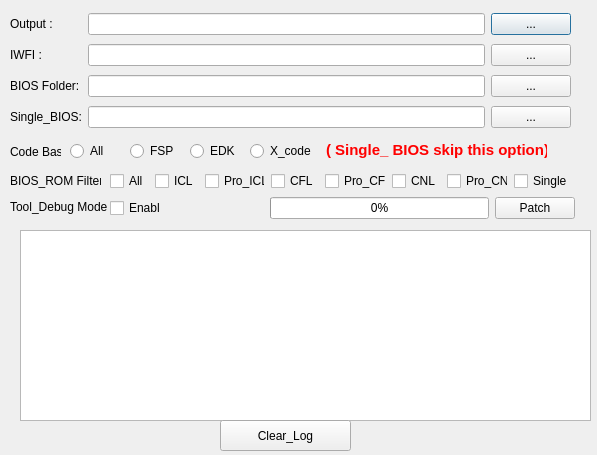
<?xml version="1.0" encoding="UTF-8"?>
<ui version="4.0">
 <class>Dialog</class>
 <widget class="QDialog" name="Dialog">
  <property name="geometry">
   <rect>
    <x>0</x>
    <y>0</y>
    <width>597</width>
    <height>455</height>
   </rect>
  </property>
  <property name="windowTitle">
   <string>Dialog</string>
  </property>
  <widget class="QTextBrowser" name="textBrowser">
   <property name="geometry">
    <rect>
     <x>20</x>
     <y>230</y>
     <width>571</width>
     <height>191</height>
    </rect>
   </property>
  </widget>
  <widget class="QWidget" name="gridLayoutWidget">
   <property name="geometry">
    <rect>
     <x>10</x>
     <y>10</y>
     <width>561</width>
     <height>121</height>
    </rect>
   </property>
   <layout class="QGridLayout" name="gridLayout">
    <item row="0" column="2">
     <widget class="QPushButton" name="pushButton_1">
      <property name="text">
       <string>...</string>
      </property>
     </widget>
    </item>
    <item row="0" column="0">
     <widget class="QLabel" name="label_1">
      <property name="text">
       <string>Output :</string>
      </property>
     </widget>
    </item>
    <item row="1" column="1">
     <widget class="QLineEdit" name="lineEdit2"/>
    </item>
    <item row="1" column="2">
     <widget class="QPushButton" name="pushButton_2">
      <property name="text">
       <string>...</string>
      </property>
     </widget>
    </item>
    <item row="2" column="0">
     <widget class="QLabel" name="label_3">
      <property name="text">
       <string>BIOS Folder:</string>
      </property>
     </widget>
    </item>
    <item row="1" column="0">
     <widget class="QLabel" name="label_2">
      <property name="text">
       <string>IWFI :</string>
      </property>
     </widget>
    </item>
    <item row="2" column="1">
     <widget class="QLineEdit" name="lineEdit_3"/>
    </item>
    <item row="2" column="2">
     <widget class="QPushButton" name="pushButton_3">
      <property name="text">
       <string>...</string>
      </property>
     </widget>
    </item>
    <item row="0" column="1">
     <widget class="QLineEdit" name="lineEdit_1"/>
    </item>
    <item row="3" column="0">
     <widget class="QLabel" name="label_4">
      <property name="text">
       <string>Single_BIOS:</string>
      </property>
     </widget>
    </item>
    <item row="3" column="1">
     <widget class="QLineEdit" name="lineEdit_4"/>
    </item>
    <item row="3" column="2">
     <widget class="QPushButton" name="pushButton_4">
      <property name="text">
       <string>...</string>
      </property>
     </widget>
    </item>
   </layout>
  </widget>
  <widget class="QPushButton" name="pushButton_6">
   <property name="geometry">
    <rect>
     <x>220</x>
     <y>420</y>
     <width>131</width>
     <height>31</height>
    </rect>
   </property>
   <property name="text">
    <string>Clear_Log</string>
   </property>
  </widget>
  <widget class="QWidget" name="horizontalLayoutWidget">
   <property name="geometry">
    <rect>
     <x>270</x>
     <y>190</y>
     <width>305</width>
     <height>36</height>
    </rect>
   </property>
   <layout class="QHBoxLayout" name="horizontalLayout">
    <item>
     <widget class="QProgressBar" name="progressBar">
      <property name="value">
       <number>0</number>
      </property>
     </widget>
    </item>
    <item>
     <widget class="QPushButton" name="pushButton_5">
      <property name="text">
       <string>Patch</string>
      </property>
     </widget>
    </item>
   </layout>
  </widget>
  <widget class="QLabel" name="label_7">
   <property name="geometry">
    <rect>
     <x>10</x>
     <y>170</y>
     <width>91</width>
     <height>22</height>
    </rect>
   </property>
   <property name="text">
    <string>BIOS_ROM Filter :</string>
   </property>
  </widget>
  <widget class="QLabel" name="label_5">
   <property name="geometry">
    <rect>
     <x>10</x>
     <y>140</y>
     <width>51</width>
     <height>23</height>
    </rect>
   </property>
   <property name="text">
    <string>Code Base :</string>
   </property>
  </widget>
  <widget class="QWidget" name="horizontalLayoutWidget_4">
   <property name="geometry">
    <rect>
     <x>70</x>
     <y>140</y>
     <width>246</width>
     <height>23</height>
    </rect>
   </property>
   <layout class="QHBoxLayout" name="horizontalLayout_2">
    <item>
     <widget class="QRadioButton" name="radioButton_1">
      <property name="text">
       <string>All</string>
      </property>
     </widget>
    </item>
    <item>
     <widget class="QRadioButton" name="radioButton_2">
      <property name="text">
       <string>FSP</string>
      </property>
     </widget>
    </item>
    <item>
     <widget class="QRadioButton" name="radioButton_3">
      <property name="text">
       <string>EDK</string>
      </property>
     </widget>
    </item>
    <item>
     <widget class="QRadioButton" name="radioButton_4">
      <property name="text">
       <string>X_code</string>
      </property>
     </widget>
    </item>
   </layout>
  </widget>
  <widget class="QLabel" name="label_6">
   <property name="geometry">
    <rect>
     <x>326</x>
     <y>140</y>
     <width>221</width>
     <height>20</height>
    </rect>
   </property>
   <property name="font">
    <font>
     <weight>75</weight>
     <bold>true</bold>
    </font>
   </property>
   <property name="text">
    <string>&lt;html&gt;&lt;head/&gt;&lt;body&gt;&lt;p&gt;&lt;span style=&quot; font-size:11pt; color:#ff0000;&quot;&gt;( Single_ BIOS skip this option)&lt;/span&gt;&lt;/p&gt;&lt;/body&gt;&lt;/html&gt;</string>
   </property>
  </widget>
  <widget class="QLabel" name="label_8">
   <property name="geometry">
    <rect>
     <x>10</x>
     <y>190</y>
     <width>120</width>
     <height>34</height>
    </rect>
   </property>
   <property name="text">
    <string>Tool_Debug Mode :</string>
   </property>
  </widget>
  <widget class="QCheckBox" name="checkBox_9">
   <property name="geometry">
    <rect>
     <x>110</x>
     <y>200</y>
     <width>51</width>
     <height>16</height>
    </rect>
   </property>
   <property name="text">
    <string>Enable</string>
   </property>
  </widget>
  <widget class="QWidget" name="horizontalLayoutWidget_5">
   <property name="geometry">
    <rect>
     <x>110</x>
     <y>170</y>
     <width>463</width>
     <height>23</height>
    </rect>
   </property>
   <layout class="QHBoxLayout" name="horizontalLayout_3">
    <item>
     <widget class="QCheckBox" name="checkBox">
      <property name="text">
       <string>All</string>
      </property>
     </widget>
    </item>
    <item>
     <widget class="QCheckBox" name="checkBox_2">
      <property name="text">
       <string>ICL</string>
      </property>
     </widget>
    </item>
    <item>
     <widget class="QCheckBox" name="checkBox_3">
      <property name="text">
       <string>Pro_ICL</string>
      </property>
     </widget>
    </item>
    <item>
     <widget class="QCheckBox" name="checkBox_4">
      <property name="text">
       <string>CFL</string>
      </property>
     </widget>
    </item>
    <item>
     <widget class="QCheckBox" name="checkBox_5">
      <property name="text">
       <string>Pro_CFL</string>
      </property>
     </widget>
    </item>
    <item>
     <widget class="QCheckBox" name="checkBox_6">
      <property name="text">
       <string>CNL</string>
      </property>
     </widget>
    </item>
    <item>
     <widget class="QCheckBox" name="checkBox_7">
      <property name="text">
       <string>Pro_CNL</string>
      </property>
     </widget>
    </item>
    <item>
     <widget class="QCheckBox" name="checkBox_8">
      <property name="text">
       <string>Single</string>
      </property>
     </widget>
    </item>
   </layout>
  </widget>
 </widget>
 <resources/>
 <connections/>
</ui>
